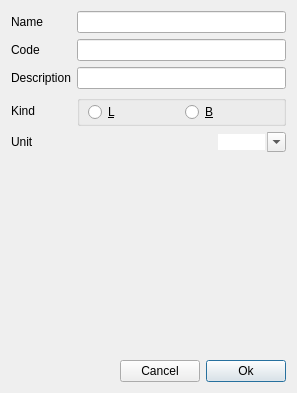
<?xml version="1.0" encoding="UTF-8"?>
<ui version="4.0">
 <class>InsertNodeP</class>
 <widget class="QDialog" name="InsertNodeP">
  <property name="geometry">
   <rect>
    <x>0</x>
    <y>0</y>
    <width>297</width>
    <height>393</height>
   </rect>
  </property>
  <layout class="QGridLayout" name="gridLayout">
   <item row="2" column="0">
    <widget class="QLabel" name="labDescription">
     <property name="text">
      <string>Description</string>
     </property>
    </widget>
   </item>
   <item row="0" column="1" colspan="3">
    <widget class="LineEdit" name="lineEditName">
     <property name="sizePolicy">
      <sizepolicy hsizetype="Expanding" vsizetype="Fixed">
       <horstretch>0</horstretch>
       <verstretch>0</verstretch>
      </sizepolicy>
     </property>
    </widget>
   </item>
   <item row="2" column="1" colspan="3">
    <widget class="LineEdit" name="lineEditDescription">
     <property name="sizePolicy">
      <sizepolicy hsizetype="Expanding" vsizetype="Fixed">
       <horstretch>0</horstretch>
       <verstretch>0</verstretch>
      </sizepolicy>
     </property>
    </widget>
   </item>
   <item row="1" column="0">
    <widget class="QLabel" name="labCode">
     <property name="text">
      <string>Code</string>
     </property>
    </widget>
   </item>
   <item row="5" column="0" colspan="4">
    <spacer name="verticalSpacer">
     <property name="orientation">
      <enum>Qt::Orientation::Vertical</enum>
     </property>
     <property name="sizeHint" stdset="0">
      <size>
       <width>20</width>
       <height>40</height>
      </size>
     </property>
    </spacer>
   </item>
   <item row="6" column="2">
    <widget class="QPushButton" name="pBtnCancel">
     <property name="sizePolicy">
      <sizepolicy hsizetype="Fixed" vsizetype="Fixed">
       <horstretch>0</horstretch>
       <verstretch>0</verstretch>
      </sizepolicy>
     </property>
     <property name="focusPolicy">
      <enum>Qt::FocusPolicy::NoFocus</enum>
     </property>
     <property name="text">
      <string>Cancel</string>
     </property>
    </widget>
   </item>
   <item row="1" column="1" colspan="3">
    <widget class="LineEdit" name="lineEditCode">
     <property name="sizePolicy">
      <sizepolicy hsizetype="Expanding" vsizetype="Fixed">
       <horstretch>0</horstretch>
       <verstretch>0</verstretch>
      </sizepolicy>
     </property>
    </widget>
   </item>
   <item row="4" column="0">
    <widget class="QLabel" name="labUnit">
     <property name="text">
      <string>Unit</string>
     </property>
    </widget>
   </item>
   <item row="6" column="3">
    <widget class="QPushButton" name="pBtnOk">
     <property name="sizePolicy">
      <sizepolicy hsizetype="Fixed" vsizetype="Fixed">
       <horstretch>0</horstretch>
       <verstretch>0</verstretch>
      </sizepolicy>
     </property>
     <property name="focusPolicy">
      <enum>Qt::FocusPolicy::NoFocus</enum>
     </property>
     <property name="text">
      <string>Ok</string>
     </property>
     <property name="default">
      <bool>true</bool>
     </property>
    </widget>
   </item>
   <item row="0" column="0">
    <widget class="QLabel" name="labName">
     <property name="sizePolicy">
      <sizepolicy hsizetype="Fixed" vsizetype="Preferred">
       <horstretch>0</horstretch>
       <verstretch>0</verstretch>
      </sizepolicy>
     </property>
     <property name="text">
      <string>Name</string>
     </property>
    </widget>
   </item>
   <item row="3" column="1" colspan="3">
    <widget class="QGroupBox" name="groupBox_3">
     <property name="title">
      <string/>
     </property>
     <layout class="QGridLayout" name="gridLayout_2">
      <property name="leftMargin">
       <number>8</number>
      </property>
      <property name="topMargin">
       <number>0</number>
      </property>
      <property name="rightMargin">
       <number>8</number>
      </property>
      <property name="bottomMargin">
       <number>0</number>
      </property>
      <property name="spacing">
       <number>-1</number>
      </property>
      <item row="0" column="2">
       <widget class="QRadioButton" name="rBtnBranch">
        <property name="focusPolicy">
         <enum>Qt::FocusPolicy::NoFocus</enum>
        </property>
        <property name="toolTip">
         <string>Branch Node</string>
        </property>
        <property name="text">
         <string notr="true">&amp;B</string>
        </property>
       </widget>
      </item>
      <item row="0" column="1">
       <widget class="QRadioButton" name="rBtnLeaf">
        <property name="focusPolicy">
         <enum>Qt::FocusPolicy::NoFocus</enum>
        </property>
        <property name="toolTip">
         <string>Leaf Node</string>
        </property>
        <property name="text">
         <string notr="true">&amp;L</string>
        </property>
       </widget>
      </item>
     </layout>
    </widget>
   </item>
   <item row="3" column="0">
    <widget class="QLabel" name="labKind">
     <property name="sizePolicy">
      <sizepolicy hsizetype="Preferred" vsizetype="Preferred">
       <horstretch>0</horstretch>
       <verstretch>0</verstretch>
      </sizepolicy>
     </property>
     <property name="text">
      <string>Kind</string>
     </property>
     <property name="buddy">
      <cstring>rBtnDICD</cstring>
     </property>
    </widget>
   </item>
   <item row="4" column="1" colspan="3">
    <layout class="QHBoxLayout" name="horizontalLayout_2">
     <item>
      <spacer name="horizontalSpacer_2">
       <property name="orientation">
        <enum>Qt::Orientation::Horizontal</enum>
       </property>
       <property name="sizeHint" stdset="0">
        <size>
         <width>40</width>
         <height>20</height>
        </size>
       </property>
      </spacer>
     </item>
     <item>
      <widget class="ComboBox" name="comboUnit">
       <property name="editable">
        <bool>true</bool>
       </property>
       <property name="insertPolicy">
        <enum>QComboBox::InsertPolicy::NoInsert</enum>
       </property>
       <property name="sizeAdjustPolicy">
        <enum>QComboBox::SizeAdjustPolicy::AdjustToContents</enum>
       </property>
       <property name="frame">
        <bool>false</bool>
       </property>
      </widget>
     </item>
    </layout>
   </item>
   <item row="6" column="0" colspan="2">
    <spacer name="horizontalSpacer">
     <property name="orientation">
      <enum>Qt::Orientation::Horizontal</enum>
     </property>
     <property name="sizeHint" stdset="0">
      <size>
       <width>111</width>
       <height>20</height>
      </size>
     </property>
    </spacer>
   </item>
  </layout>
 </widget>
 <customwidgets>
  <customwidget>
   <class>ComboBox</class>
   <extends>QComboBox</extends>
   <header location="global">widget/combobox.h</header>
  </customwidget>
  <customwidget>
   <class>LineEdit</class>
   <extends>QLineEdit</extends>
   <header location="global">widget/lineedit.h</header>
  </customwidget>
 </customwidgets>
 <tabstops>
  <tabstop>lineEditName</tabstop>
  <tabstop>lineEditCode</tabstop>
  <tabstop>lineEditDescription</tabstop>
  <tabstop>comboUnit</tabstop>
 </tabstops>
 <resources/>
 <connections>
  <connection>
   <sender>pBtnCancel</sender>
   <signal>clicked()</signal>
   <receiver>InsertNodeP</receiver>
   <slot>reject()</slot>
   <hints>
    <hint type="sourcelabel">
     <x>325</x>
     <y>581</y>
    </hint>
    <hint type="destinationlabel">
     <x>219</x>
     <y>574</y>
    </hint>
   </hints>
  </connection>
  <connection>
   <sender>pBtnOk</sender>
   <signal>clicked()</signal>
   <receiver>InsertNodeP</receiver>
   <slot>accept()</slot>
   <hints>
    <hint type="sourcelabel">
     <x>389</x>
     <y>587</y>
    </hint>
    <hint type="destinationlabel">
     <x>45</x>
     <y>569</y>
    </hint>
   </hints>
  </connection>
 </connections>
</ui>
